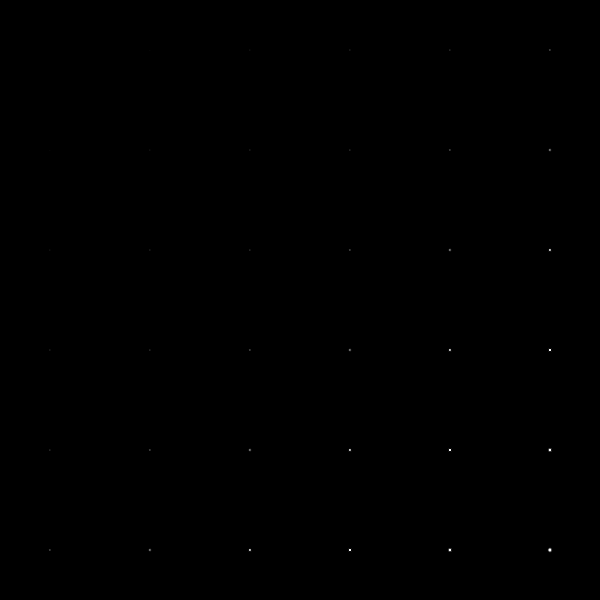
Frame 1 (no input)
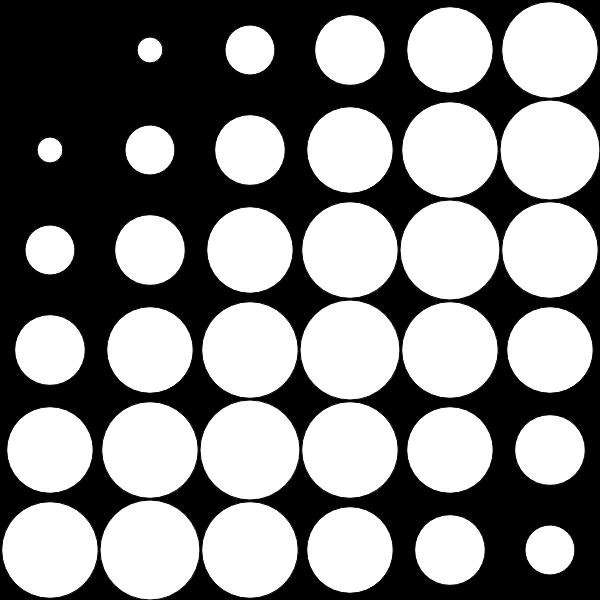
Frame 60 (no input)
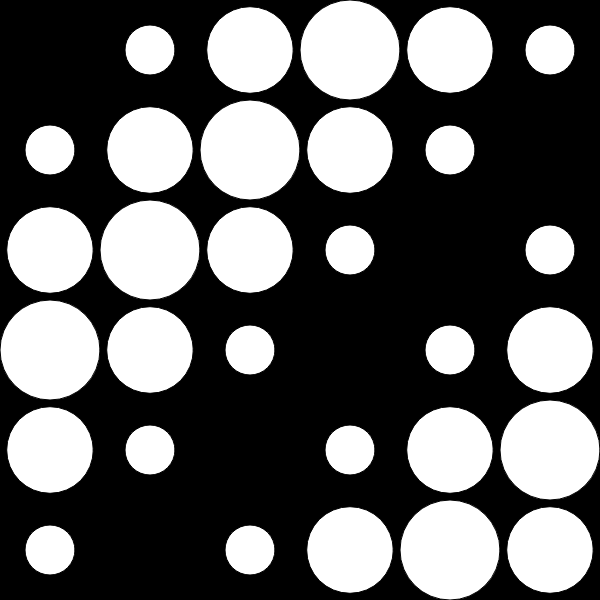
Frame 120 (the mouse pressed at the canvas centre since frame 60)

The p5.js sketch that drew these frames (run headless with seeded random() and noise() and a simulated clock; from frame 60 on, the mouse is pressed at the canvas centre):

// p5.js sketch
// ── sketch.js
function setup() {
  createCanvas(600, 600);
}

function draw() {
  background(0);
  var step = 100;
  
  for (var j = 0; j < height; j += step) {
    for (var i = 0; i < width; i += step) {
      var tx = i+step*0.5;
      var ty = j+step*0.5;
      var radius = sin((millis()*0.0005)*PI*(i/width+j/height))*step;
      ellipse(tx, ty, radius, radius);
    }
  }
}
